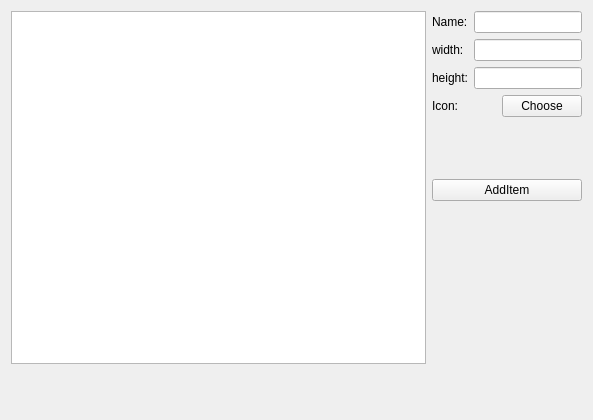
<?xml version="1.0" encoding="UTF-8"?>
<ui version="4.0">
 <class>widget</class>
 <widget class="QWidget" name="widget">
  <property name="geometry">
   <rect>
    <x>0</x>
    <y>0</y>
    <width>593</width>
    <height>420</height>
   </rect>
  </property>
  <property name="windowTitle">
   <string>Form</string>
  </property>
  <layout class="QHBoxLayout" name="horizontalLayout_5">
   <item>
    <layout class="QVBoxLayout" name="verticalLayout_3" stretch="9,1">
     <item>
      <widget class="QListWidget" name="listWidget"/>
     </item>
     <item>
      <widget class="QLabel" name="lab_Status">
       <property name="text">
        <string/>
       </property>
      </widget>
     </item>
    </layout>
   </item>
   <item>
    <layout class="QVBoxLayout" name="verticalLayout_2">
     <item>
      <layout class="QVBoxLayout" name="verticalLayout">
       <item>
        <layout class="QHBoxLayout" name="horizontalLayout">
         <item>
          <widget class="QLabel" name="label">
           <property name="text">
            <string>Name:</string>
           </property>
          </widget>
         </item>
         <item>
          <widget class="QLineEdit" name="lEdit_Name">
           <property name="sizePolicy">
            <sizepolicy hsizetype="Fixed" vsizetype="Fixed">
             <horstretch>70</horstretch>
             <verstretch>0</verstretch>
            </sizepolicy>
           </property>
           <property name="minimumSize">
            <size>
             <width>70</width>
             <height>0</height>
            </size>
           </property>
          </widget>
         </item>
        </layout>
       </item>
       <item>
        <layout class="QHBoxLayout" name="horizontalLayout_2">
         <item>
          <widget class="QLabel" name="label_2">
           <property name="text">
            <string>width:</string>
           </property>
          </widget>
         </item>
         <item>
          <widget class="QLineEdit" name="lEdit_Width">
           <property name="sizePolicy">
            <sizepolicy hsizetype="Fixed" vsizetype="Fixed">
             <horstretch>70</horstretch>
             <verstretch>0</verstretch>
            </sizepolicy>
           </property>
           <property name="minimumSize">
            <size>
             <width>70</width>
             <height>0</height>
            </size>
           </property>
          </widget>
         </item>
        </layout>
       </item>
       <item>
        <layout class="QHBoxLayout" name="horizontalLayout_3">
         <item>
          <widget class="QLabel" name="label_3">
           <property name="text">
            <string>height:</string>
           </property>
          </widget>
         </item>
         <item>
          <widget class="QLineEdit" name="lEdit_Height">
           <property name="sizePolicy">
            <sizepolicy hsizetype="Fixed" vsizetype="Fixed">
             <horstretch>70</horstretch>
             <verstretch>0</verstretch>
            </sizepolicy>
           </property>
           <property name="minimumSize">
            <size>
             <width>70</width>
             <height>0</height>
            </size>
           </property>
          </widget>
         </item>
        </layout>
       </item>
       <item>
        <layout class="QHBoxLayout" name="horizontalLayout_4">
         <item>
          <widget class="QLabel" name="label_4">
           <property name="text">
            <string>Icon:</string>
           </property>
          </widget>
         </item>
         <item>
          <widget class="QPushButton" name="btn_Choose">
           <property name="sizePolicy">
            <sizepolicy hsizetype="Fixed" vsizetype="Fixed">
             <horstretch>70</horstretch>
             <verstretch>0</verstretch>
            </sizepolicy>
           </property>
           <property name="minimumSize">
            <size>
             <width>70</width>
             <height>0</height>
            </size>
           </property>
           <property name="text">
            <string>Choose</string>
           </property>
          </widget>
         </item>
        </layout>
       </item>
      </layout>
     </item>
     <item alignment="Qt::AlignHCenter">
      <widget class="QLabel" name="lab_Icon">
       <property name="sizePolicy">
        <sizepolicy hsizetype="Fixed" vsizetype="Fixed">
         <horstretch>50</horstretch>
         <verstretch>50</verstretch>
        </sizepolicy>
       </property>
       <property name="minimumSize">
        <size>
         <width>50</width>
         <height>50</height>
        </size>
       </property>
       <property name="text">
        <string/>
       </property>
      </widget>
     </item>
     <item>
      <widget class="QPushButton" name="btn_Add">
       <property name="text">
        <string>AddItem</string>
       </property>
      </widget>
     </item>
     <item>
      <spacer name="verticalSpacer">
       <property name="orientation">
        <enum>Qt::Vertical</enum>
       </property>
       <property name="sizeHint" stdset="0">
        <size>
         <width>20</width>
         <height>40</height>
        </size>
       </property>
      </spacer>
     </item>
    </layout>
   </item>
  </layout>
 </widget>
 <resources/>
 <connections/>
</ui>
